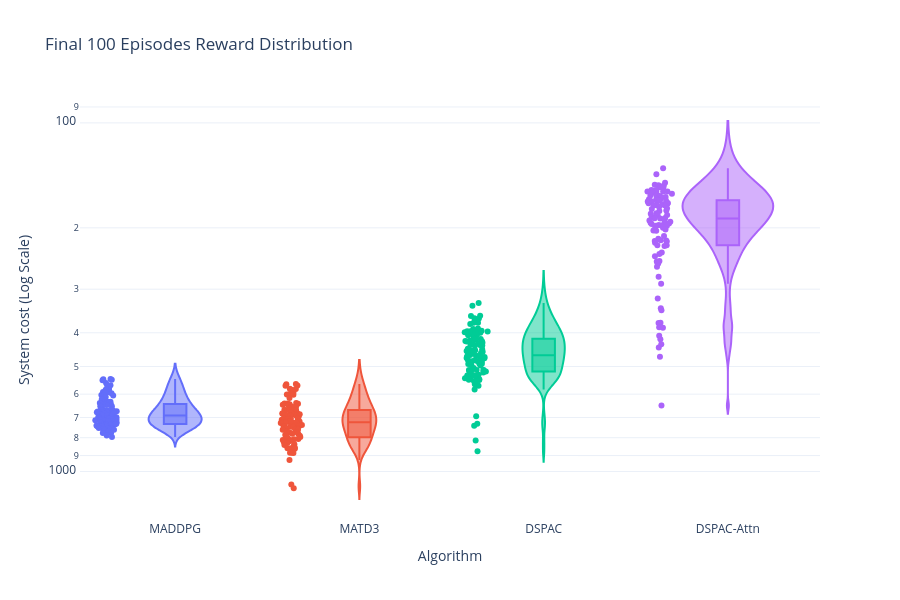

Notebook cell for this chart:
### Code cell
last_100_df = df[(df[x_col] > 900) & (df[x_col] <= 1000)].copy()

melted_df = pd.melt(
    last_100_df,
    value_vars=data_cols,
    var_name='Algorithm',
    value_name='raw_value'
)
melted_df['value'] = -melted_df['raw_value']

fig = px.violin(
    melted_df,
    x='Algorithm',
    y='value',
    color='Algorithm',
    box=True,
    points='all',
    hover_data=['value'],
    title="Final 100 Episodes Reward Distribution",
    labels={
        'Algorithm': 'Algorithm',
        'value': 'System cost (Log Scale)'
    }
)

fig.update_yaxes(
    type="log",
    autorange="reversed"
)

fig.update_layout(
    template="plotly_white",
    height=600,
    width=900,
    showlegend=False
)

fig.show()

### Figure 1 — Plotly figure (JSON) as saved in the notebook; plotly's stock layout.template omitted (floating-point values rounded to 4 significant figures)
{"data": [{"alignmentgroup": "True", "box": {"visible": true}, "hovertemplate": "Algorithm=%{x}<br>System cost (Log Scale)=%{y}<extra></extra>", "legendgroup": "MADDPG", "marker": {"color": "#636efa"}, "name": "MADDPG", "offsetgroup": "MADDPG", "orientation": "v", "points": "all", "scalegroup": "True", "showlegend": true, "x": ["MADDPG", "MADDPG", "MADDPG", "MADDPG", "MADDPG", "MADDPG", "MADDPG", "MADDPG", "MADDPG", "MADDPG", "MADDPG", "MADDPG", "MADDPG", "MADDPG", "MADDPG", "MADDPG", "MADDPG", "MADDPG", "MADDPG", "MADDPG", "MADDPG", "MADDPG", "MADDPG", "MADDPG", "MADDPG", "MADDPG", "MADDPG", "MADDPG", "MADDPG", "MADDPG", "MADDPG", "MADDPG", "MADDPG", "MADDPG", "MADDPG", "MADDPG", "MADDPG", "MADDPG", "MADDPG", "MADDPG", "MADDPG", "MADDPG", "MADDPG", "MADDPG", "MADDPG", "MADDPG", "MADDPG", "MADDPG", "MADDPG", "MADDPG", "MADDPG", "MADDPG", "MADDPG", "MADDPG", "MADDPG", "MADDPG", "MADDPG", "MADDPG", "MADDPG", "MADDPG", "MADDPG", "MADDPG", "MADDPG", "MADDPG", "MADDPG", "MADDPG", "MADDPG", "MADDPG", "MADDPG", "MADDPG", "MADDPG", "MADDPG", "MADDPG", "MADDPG", "MADDPG", "MADDPG", "MADDPG", "MADDPG", "MADDPG", "MADDPG", "MADDPG", "MADDPG", "MADDPG", "MADDPG", "MADDPG", "MADDPG", "MADDPG", "MADDPG", "MADDPG", "MADDPG", "MADDPG", "MADDPG", "MADDPG", "MADDPG", "MADDPG", "MADDPG", "MADDPG", "MADDPG", "MADDPG", "MADDPG"], "x0": " ", "xaxis": "x", "y": [687.0, 668.0, 673.3, 671.6, 676.3, 710.2, 699.2, 710.4, 701.6, 713.5, 675.2, 752.7, 670.8, 667.4, 746.0, 667.6, 753.7, 746.0, 702.7, 680.9, 737.7, 741.6, 764.0, 705.2, 680.3, 740.9, 709.3, 717.0, 705.2, 737.7, 718.1, 741.5, 690.8, 672.9, 756.6, 715.3, 672.4, 733.1, 697.8, 769.0, 706.2, 708.0, 795.8, 729.2, 750.8, 626.2, 753.9, 686.2, 649.5, 644.3, 663.2, 567.1, 605.2, 603.2, 582.8, 557.8, 545.6, 592.1, 579.9, 596.8, 544.2, 565.9, 542.7, 635.7, 547.3, 620.4, 638.7, 695.9, 603.8, 594.6, 591.6, 735.0, 664.1, 734.7, 789.0, 690.0, 724.4, 733.2, 724.1, 775.3, 631.3, 720.7, 759.5, 641.1, 709.3, 611.1, 646.6, 683.3, 674.2, 636.1, 631.4, 700.2, 775.6, 649.6, 712.7, 715.2, 757.6, 641.8, 737.8, 632.4], "y0": " ", "yaxis": "y", "type": "violin"}, {"alignmentgroup": "True", "box": {"visible": true}, "hovertemplate": "Algorithm=%{x}<br>System cost (Log Scale)=%{y}<extra></extra>", "legendgroup": "MATD3", "marker": {"color": "#EF553B"}, "name": "MATD3", "offsetgroup": "MATD3", "orientation": "v", "points": "all", "scalegroup": "True", "showlegend": true, "x": ["MATD3", "MATD3", "MATD3", "MATD3", "MATD3", "MATD3", "MATD3", "MATD3", "MATD3", "MATD3", "MATD3", "MATD3", "MATD3", "MATD3", "MATD3", "MATD3", "MATD3", "MATD3", "MATD3", "MATD3", "MATD3", "MATD3", "MATD3", "MATD3", "MATD3", "MATD3", "MATD3", "MATD3", "MATD3", "MATD3", "MATD3", "MATD3", "MATD3", "MATD3", "MATD3", "MATD3", "MATD3", "MATD3", "MATD3", "MATD3", "MATD3", "MATD3", "MATD3", "MATD3", "MATD3", "MATD3", "MATD3", "MATD3", "MATD3", "MATD3", "MATD3", "MATD3", "MATD3", "MATD3", "MATD3", "MATD3", "MATD3", "MATD3", "MATD3", "MATD3", "MATD3", "MATD3", "MATD3", "MATD3", "MATD3", "MATD3", "MATD3", "MATD3", "MATD3", "MATD3", "MATD3", "MATD3", "MATD3", "MATD3", "MATD3", "MATD3", "MATD3", "MATD3", "MATD3", "MATD3", "MATD3", "MATD3", "MATD3", "MATD3", "MATD3", "MATD3", "MATD3", "MATD3", "MATD3", "MATD3", "MATD3", "MATD3", "MATD3", "MATD3", "MATD3", "MATD3", "MATD3", "MATD3", "MATD3", "MATD3"], "x0": " ", "xaxis": "x", "y": [745.5, 685.7, 638.2, 883.5, 725.7, 643.4, 860.5, 601.8, 785.1, 561.2, 651.0, 660.5, 1090.0, 779.6, 681.9, 593.5, 780.4, 795.7, 646.8, 579.4, 654.3, 580.4, 791.7, 847.4, 639.9, 823.7, 583.1, 743.4, 789.4, 722.1, 807.4, 561.7, 566.8, 1117.0, 678.4, 828.8, 665.6, 719.4, 690.7, 824.6, 602.0, 599.6, 856.0, 567.5, 721.0, 707.4, 809.0, 636.7, 725.4, 615.0, 667.0, 812.4, 753.4, 705.8, 758.6, 691.3, 722.2, 665.4, 641.1, 839.0, 835.6, 686.5, 704.4, 690.5, 770.9, 681.3, 696.8, 719.7, 638.6, 735.7, 812.8, 741.2, 680.6, 883.1, 769.8, 692.3, 752.4, 753.0, 722.4, 704.2, 740.6, 858.8, 666.8, 817.5, 651.9, 759.0, 885.1, 854.9, 738.0, 681.4, 718.7, 758.2, 711.0, 817.0, 800.7, 822.7, 741.1, 926.6, 857.2, 771.5], "y0": " ", "yaxis": "y", "type": "violin"}, {"alignmentgroup": "True", "box": {"visible": true}, "hovertemplate": "Algorithm=%{x}<br>System cost (Log Scale)=%{y}<extra></extra>", "legendgroup": "DSPAC", "marker": {"color": "#00cc96"}, "name": "DSPAC", "offsetgroup": "DSPAC", "orientation": "v", "points": "all", "scalegroup": "True", "showlegend": true, "x": ["DSPAC", "DSPAC", "DSPAC", "DSPAC", "DSPAC", "DSPAC", "DSPAC", "DSPAC", "DSPAC", "DSPAC", "DSPAC", "DSPAC", "DSPAC", "DSPAC", "DSPAC", "DSPAC", "DSPAC", "DSPAC", "DSPAC", "DSPAC", "DSPAC", "DSPAC", "DSPAC", "DSPAC", "DSPAC", "DSPAC", "DSPAC", "DSPAC", "DSPAC", "DSPAC", "DSPAC", "DSPAC", "DSPAC", "DSPAC", "DSPAC", "DSPAC", "DSPAC", "DSPAC", "DSPAC", "DSPAC", "DSPAC", "DSPAC", "DSPAC", "DSPAC", "DSPAC", "DSPAC", "DSPAC", "DSPAC", "DSPAC", "DSPAC", "DSPAC", "DSPAC", "DSPAC", "DSPAC", "DSPAC", "DSPAC", "DSPAC", "DSPAC", "DSPAC", "DSPAC", "DSPAC", "DSPAC", "DSPAC", "DSPAC", "DSPAC", "DSPAC", "DSPAC", "DSPAC", "DSPAC", "DSPAC", "DSPAC", "DSPAC", "DSPAC", "DSPAC", "DSPAC", "DSPAC", "DSPAC", "DSPAC", "DSPAC", "DSPAC", "DSPAC", "DSPAC", "DSPAC", "DSPAC", "DSPAC", "DSPAC", "DSPAC", "DSPAC", "DSPAC", "DSPAC", "DSPAC", "DSPAC", "DSPAC", "DSPAC", "DSPAC", "DSPAC", "DSPAC", "DSPAC", "DSPAC", "DSPAC"], "x0": " ", "xaxis": "x", "y": [406.8, 388.8, 396.8, 427.3, 374.6, 453.7, 433.3, 396.3, 875.3, 433.3, 396.6, 357.8, 328.8, 492.0, 428.7, 472.4, 527.9, 694.2, 377.8, 418.8, 334.5, 444.7, 398.9, 434.9, 417.1, 533.8, 405.5, 398.7, 364.0, 416.0, 399.9, 405.9, 363.4, 367.8, 374.3, 357.4, 452.4, 445.9, 484.6, 530.3, 448.7, 543.5, 396.2, 423.8, 399.4, 435.1, 530.8, 490.5, 416.8, 454.9, 516.5, 550.8, 449.8, 482.3, 496.1, 451.4, 469.1, 422.9, 394.4, 421.7, 562.5, 512.0, 546.9, 422.4, 516.7, 478.8, 390.2, 466.5, 464.9, 496.8, 455.6, 469.5, 505.0, 545.5, 456.9, 539.8, 511.8, 519.9, 511.7, 431.3, 532.2, 538.3, 482.4, 517.0, 568.1, 473.4, 468.2, 463.4, 479.7, 581.6, 483.3, 729.5, 490.3, 543.2, 739.3, 511.8, 531.1, 546.3, 814.7, 547.6], "y0": " ", "yaxis": "y", "type": "violin"}, {"alignmentgroup": "True", "box": {"visible": true}, "hovertemplate": "Algorithm=%{x}<br>System cost (Log Scale)=%{y}<extra></extra>", "legendgroup": "DSPAC-Attn", "marker": {"color": "#ab63fa"}, "name": "DSPAC-Attn", "offsetgroup": "DSPAC-Attn", "orientation": "v", "points": "all", "scalegroup": "True", "showlegend": true, "x": ["DSPAC-Attn", "DSPAC-Attn", "DSPAC-Attn", "DSPAC-Attn", "DSPAC-Attn", "DSPAC-Attn", "DSPAC-Attn", "DSPAC-Attn", "DSPAC-Attn", "DSPAC-Attn", "DSPAC-Attn", "DSPAC-Attn", "DSPAC-Attn", "DSPAC-Attn", "DSPAC-Attn", "DSPAC-Attn", "DSPAC-Attn", "DSPAC-Attn", "DSPAC-Attn", "DSPAC-Attn", "DSPAC-Attn", "DSPAC-Attn", "DSPAC-Attn", "DSPAC-Attn", "DSPAC-Attn", "DSPAC-Attn", "DSPAC-Attn", "DSPAC-Attn", "DSPAC-Attn", "DSPAC-Attn", "DSPAC-Attn", "DSPAC-Attn", "DSPAC-Attn", "DSPAC-Attn", "DSPAC-Attn", "DSPAC-Attn", "DSPAC-Attn", "DSPAC-Attn", "DSPAC-Attn", "DSPAC-Attn", "DSPAC-Attn", "DSPAC-Attn", "DSPAC-Attn", "DSPAC-Attn", "DSPAC-Attn", "DSPAC-Attn", "DSPAC-Attn", "DSPAC-Attn", "DSPAC-Attn", "DSPAC-Attn", "DSPAC-Attn", "DSPAC-Attn", "DSPAC-Attn", "DSPAC-Attn", "DSPAC-Attn", "DSPAC-Attn", "DSPAC-Attn", "DSPAC-Attn", "DSPAC-Attn", "DSPAC-Attn", "DSPAC-Attn", "DSPAC-Attn", "DSPAC-Attn", "DSPAC-Attn", "DSPAC-Attn", "DSPAC-Attn", "DSPAC-Attn", "DSPAC-Attn", "DSPAC-Attn", "DSPAC-Attn", "DSPAC-Attn", "DSPAC-Attn", "DSPAC-Attn", "DSPAC-Attn", "DSPAC-Attn", "DSPAC-Attn", "DSPAC-Attn", "DSPAC-Attn", "DSPAC-Attn", "DSPAC-Attn", "DSPAC-Attn", "DSPAC-Attn", "DSPAC-Attn", "DSPAC-Attn", "DSPAC-Attn", "DSPAC-Attn", "DSPAC-Attn", "DSPAC-Attn", "DSPAC-Attn", "DSPAC-Attn", "DSPAC-Attn", "DSPAC-Attn", "DSPAC-Attn", "DSPAC-Attn", "DSPAC-Attn", "DSPAC-Attn", "DSPAC-Attn", "DSPAC-Attn", "DSPAC-Attn", "DSPAC-Attn"], "x0": " ", "xaxis": "x", "y": [345.0, 163.6, 151.0, 165.7, 276.3, 183.1, 225.6, 190.6, 224.5, 173.9, 169.8, 155.7, 159.8, 194.2, 167.0, 197.3, 175.8, 165.5, 167.2, 408.1, 253.2, 218.8, 157.4, 171.5, 181.7, 431.8, 258.8, 468.4, 188.7, 167.8, 211.2, 167.1, 150.5, 224.5, 168.2, 163.2, 203.9, 249.7, 217.0, 162.0, 172.4, 178.9, 647.2, 202.4, 417.4, 192.3, 176.5, 182.1, 170.3, 157.4, 241.3, 199.9, 160.7, 161.6, 289.6, 187.7, 184.0, 386.9, 188.1, 186.2, 157.2, 158.5, 237.6, 214.9, 220.9, 194.9, 161.9, 166.4, 253.1, 172.6, 198.4, 318.9, 172.5, 249.0, 374.7, 148.6, 197.2, 151.2, 203.6, 340.2, 193.2, 235.3, 197.1, 183.8, 155.7, 178.4, 193.4, 440.6, 196.4, 152.9, 385.7, 187.4, 217.6, 140.4, 375.0, 157.3, 134.9, 218.1, 170.1, 153.5], "y0": " ", "yaxis": "y", "type": "violin"}], "layout": {"xaxis": {"anchor": "y", "domain": [0.0, 1.0], "title": {"text": "Algorithm"}, "categoryorder": "array", "categoryarray": ["MADDPG", "MATD3", "DSPAC", "DSPAC-Attn"]}, "yaxis": {"anchor": "x", "domain": [0.0, 1.0], "title": {"text": "System cost (Log Scale)"}, "type": "log", "autorange": "reversed"}, "legend": {"title": {"text": "Algorithm"}, "tracegroupgap": 0}, "title": {"text": "Final 100 Episodes Reward Distribution"}, "violinmode": "overlay", "height": 600, "width": 900, "showlegend": false}}
